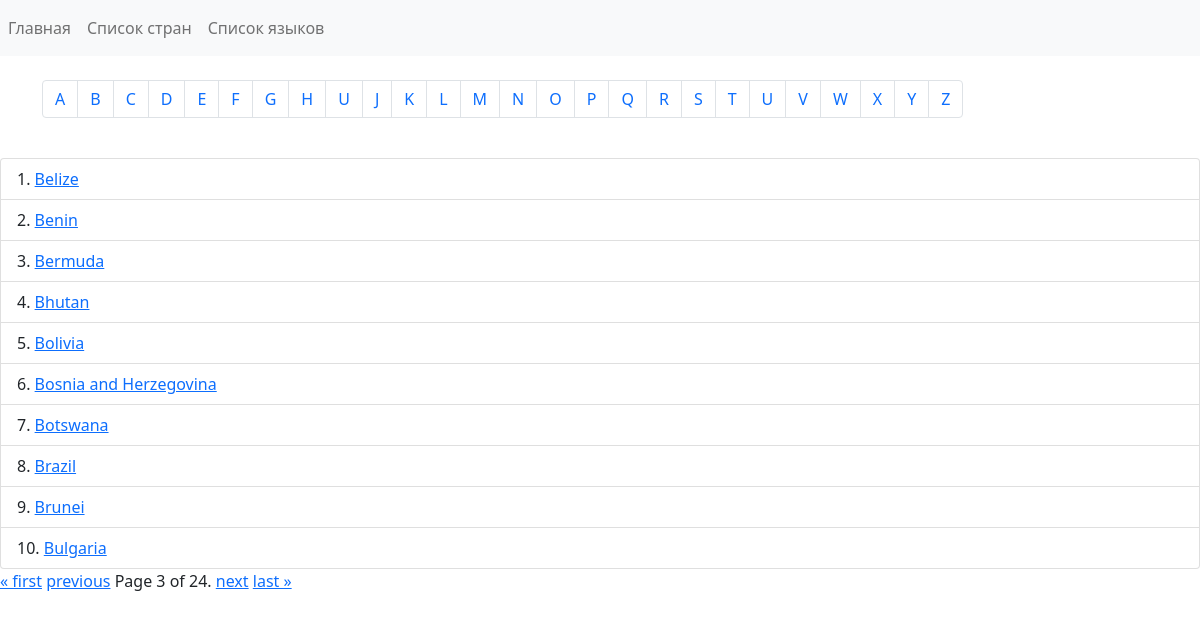
Page /countries-list/?page=3 on the committed database.
### countries/models.py (models this page shows, shortened)
class Country(models.Model):
    name = models.CharField(max_length=256)
    languages = models.ManyToManyField(Language)

### countries/views.py (the view)
# urls.py: path('countries-list/', countries_list, name='countries_list'),
def countries_list(request: HttpRequest):
    countries = Country.objects.all()
    paginator = Paginator(countries, 10)
    page_number = request.GET.get('page')
    page_object = paginator.get_page(page_number)
    return render(request, 'countries/countries_list.html', {
        'countries': countries,
        'title': 'Список стран',
        'alphabet': 'ABCDEFGHUJKLMNOPQRSTUVWXYZ',
        'page_object': page_object,
    })

### countries/templates/countries/countries_list.html
{% extends 'countries/base.html' %}
{% block content %}
<br>
<div class="container">
    <nav>
        <ul class="pagination">
            {% for char in alphabet %}
            <li class="page-item"><a class="page-link" href="/countries/alphabet/{{ char }}">{{ char }}</a></li>
            {% endfor %}
        </ul>
    </nav>
</div>
<br>
<ol class="list-group list-group-numbered">
    {% for country in page_object %}
    <li class="list-group-item"><a href="/country/{{ country.name }}">{{ country.name }}</a></li>
    {% endfor %}
</ol>
<div class="pagination">
    <span class="step-links">
        {% if page_object.has_previous %}
            <a href="?page=1">&laquo; first</a>
            <a href="?page={{ page_object.previous_page_number }}">previous</a>
        {% endif %}
        <span class="current">
            Page {{ page_object.number }} of {{ page_object.paginator.num_pages }}.
        </span>
        {% if page_object.has_next %}
            <a href="?page={{ page_object.next_page_number }}">next</a>
            <a href="?page={{ page_object.paginator.num_pages }}">last &raquo;</a>
        {% endif %}
    </span>
</div>
{% endblock %}

### rows in the picture
Country: name "Belize"
Country: name "Benin"
Country: name "Bermuda"
Country: name "Bhutan"
Country: name "Bolivia"
Country: name "Bosnia and Herzegovina"
Country: name "Botswana"
Country: name "Brazil"
Country: name "Brunei"
Country: name "Bulgaria"

### other values in the picture
{{ char }} "A" "B" "C" "D" "E" "F" "G" "H" "U" "J" "K" "L" "M" "N" "O" "P" "Q" "R" "S" "T" "U" "V" "W" "X" "Y" "Z"
{{ page_object.number }} "3"
{{ page_object.paginator.num_pages }} "24"
